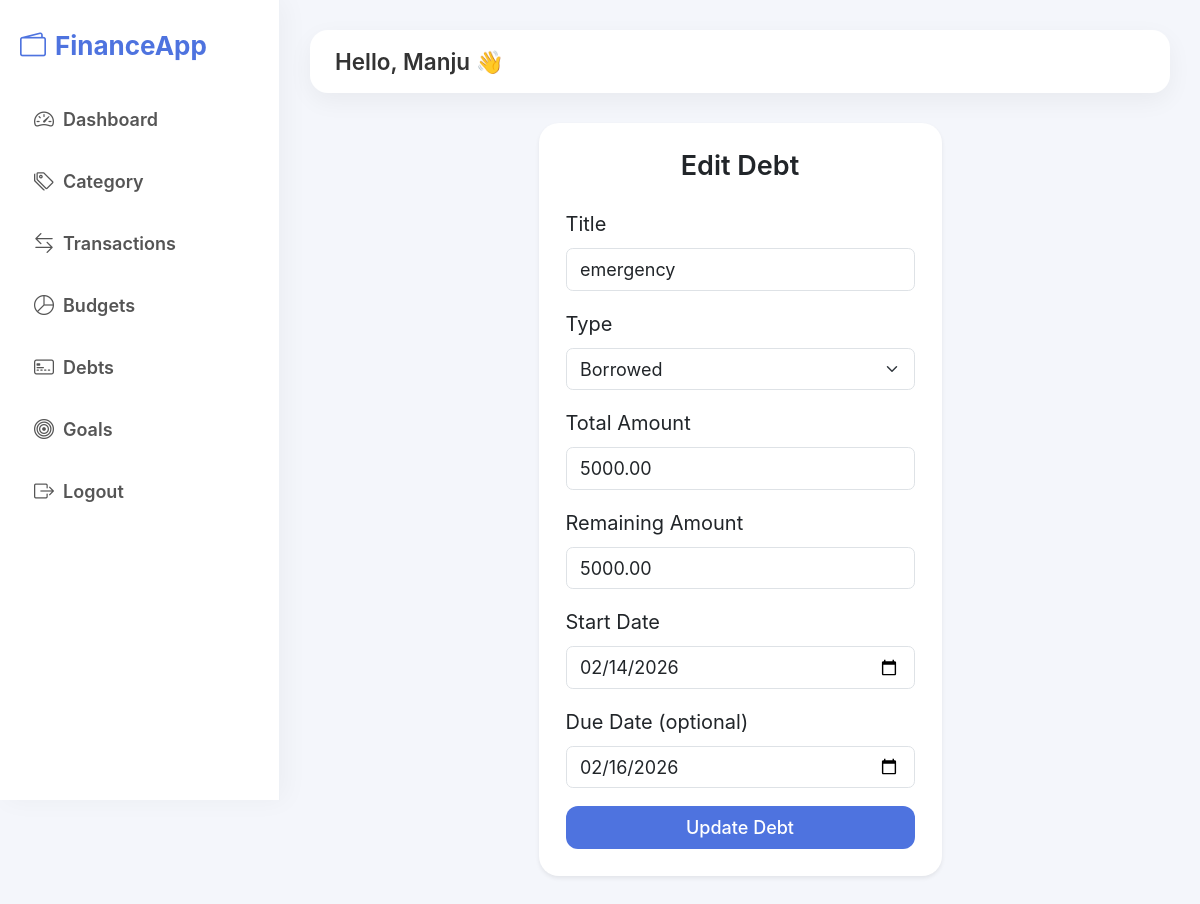
Screenshot of /debts/3/edit/ (signed in) with the database file from the repository.
### fintrack_app/models.py (models this page shows, shortened)
class TimeStampModel(models.Model):
    created_at = models.DateTimeField(auto_now_add=True)
    updated_at = models.DateTimeField(auto_now=True)
    class Meta:
        abstract = True

class Debt(TimeStampModel):
    DEBT_TYPE = (
        ("lent", "Lent"),
        ("borrowed", "Borrowed"),
    )
    user = models.ForeignKey(User, on_delete=models.CASCADE)
    title = models.CharField(max_length=100)
    debt_type = models.CharField(max_length=10, choices=DEBT_TYPE)
    total_amount = models.DecimalField(max_digits=12, decimal_places=2, validators=[MinValueValidator(0.01)])
    remaining_amount = models.DecimalField(max_digits=12, decimal_places=2, validators=[MinValueValidator(0.0)])
    start_date = models.DateField()
    due_date = models.DateField(null=True, blank=True)
    class Meta:
        ordering = ["-start_date"]

### fintrack_app/views.py (the view)
# urls.py: path("debts/<int:pk>/edit/", views.DebtUpdateView.as_view(), name="debt-edit"),
class DebtUpdateView(UserFormMixin, UpdateView):
    model = Debt
    form_class = DebtForm
    template_name = 'fintrack_app/debt/debt_form.html'
    success_url = reverse_lazy('debt-list')

### fintrack_app/forms.py
class DebtForm(forms.ModelForm):
    class Meta:
        model = Debt
        fields = [
            'title',
            'debt_type',
            'total_amount',
            'remaining_amount',
            'start_date',
            'due_date'
        ]
        widgets = {
            'title': forms.TextInput(attrs={'class': 'form-control'}),
            'debt_type': forms.Select(attrs={'class': 'form-select'}),
            'total_amount': forms.NumberInput(attrs={'class': 'form-control'}),
            'remaining_amount': forms.NumberInput(attrs={'class': 'form-control'}),
            'start_date': forms.DateInput(attrs={'class': 'form-control', 'type': 'date'}),
            'due_date': forms.DateInput(attrs={'class': 'form-control', 'type': 'date'}),
        }

### templates/fintrack_app/debt/debt_form.html (shortened to what this page needs)
{% extends "fintrack_app/base.html" %}
{% load static %}
{% block content %}
<div class="container my-4">
    <div class="row justify-content-center">
        <div class="col-lg-6">
            <div class="card p-4 shadow-sm">
                <h4 class="mb-4 text-center">
                    {% if form.instance.pk %}Edit Debt{% else %}Add Debt{% endif %}
                </h4>
                <form method="POST">
                    <div class="mb-3">
                        <label class="form-label">Title</label>
                        {{ form.title }}
                    </div>
                    <div class="mb-3">
                        <label class="form-label">Type</label>
                        {{ form.debt_type }}
                    </div>
                    <div class="mb-3">
                        <label class="form-label">Total Amount</label>
                        {{ form.total_amount }}
                    </div>
                    <div class="mb-3">
                        <label class="form-label">Remaining Amount</label>
                        {{ form.remaining_amount }}
                    </div>
                    <div class="mb-3">
                        <label class="form-label">Start Date</label>
                        {{ form.start_date }}
                    </div>
                    <div class="mb-3">
                        <label class="form-label">Due Date (optional)</label>
                        {{ form.due_date }}
                    </div>
                    <div class="d-grid mt-3">
                        <button type="submit" class="btn btn-primary">
                            {% if form.instance.pk %}Update Debt{% else %}Add Debt{% endif %}
                        </button>
                    </div>
                </form>
            </div>
        </div>
    </div>
</div>
{% endblock %}

### templates/fintrack_app/base.html (shortened to what this page needs)
{% load static %}
<!DOCTYPE html>
<html lang="en">
<head>
    <link href="https://cdn.jsdelivr.net/npm/bootstrap-icons@1.11.3/font/bootstrap-icons.css" rel="stylesheet">
    <link href="{% static 'css/bootstrap.min.css' %}" rel="stylesheet">
    <link href="{% static 'css/style.css' %}" rel="stylesheet">
</head>
<body>
<div class="app-layout">
    <aside class="sidebar">
        <h4 class="logo">
            <i class="bi bi-wallet2 me-2"></i>FinanceApp
        </h4>
        <ul class="nav flex-column mt-4">
            <li class="nav-item">
                <a href="{% url 'dashboard' %}" class="nav-link">
                    <i class="bi bi-speedometer2 me-2"></i> Dashboard
                </a>
            </li>
            <li class="nav-item">
                <a href="{% url 'category-list' %}" class="nav-link">
                    <i class="bi bi-tags me-2"></i> Category
                </a>
            </li>
            <li class="nav-item">
                <a href="{% url 'transaction-list'%}" class="nav-link">
                    <i class="bi bi-arrow-left-right me-2"></i> Transactions
                </a>
            </li>
            <li class="nav-item">
                <a href="{% url 'budget-list' %}" class="nav-link">
                    <i class="bi bi-pie-chart me-2"></i> Budgets
                </a>
            </li>
            <li class="nav-item">
                <a href="{% url 'debt-list' %}" class="nav-link">
                    <i class="bi bi-credit-card-2-front me-2"></i> Debts
                </a>
            </li>
            <li class="nav-item">
                <a href="{% url 'goal-list' %}" class="nav-link">
                    <i class="bi bi-bullseye me-2"></i> Goals
                </a>
            </li>
            <li class="nav-item">
                <a href="{% url 'logout' %}" class="nav-link">
                    <i class="bi bi-box-arrow-right me-2"></i> Logout
                </a>
            </li>
        </ul>
</aside>
    <main class="main-content">
        <div class="topbar">
            <div>
                <h5 class="mb-0">Hello, {{ request.user.username }} 👋</h5>
            </div>
        </div>
        <div class="content-wrapper">
            {% block content %}{% endblock %}
        </div>
    </main>
</div>
</body>
</html>

### static/css/style.css (style rules this page uses)
html { font-size: 18px; }
body { margin: 0; padding: 0; background: #f4f6fb; font-family: 'Inter', sans-serif; color: #333; font-size: 20px; }
a { text-decoration: none; }
h1,h2,h3,h4,h5 { font-weight: 600; }
.app-layout { display: flex; min-height: 100vh; }
.sidebar { width: 280px; background: #ffffff; padding: 30px 20px; box-shadow: 5px 0 25px rgba(0,0,0,0.04); position: fixed; border-right: 1px solid #eef1f6; height: 100vh; }
.sidebar .logo { font-weight: 700; font-size: 26px; color: #4e73df; margin-bottom: 10px; }
.sidebar .nav-link { display: flex; align-items: center; color: #555 !important; padding: 16px 14px; border-radius: 12px; font-weight: 600 !important; font-size: 18px; transition: background 0.2s ease, color 0.2s ease, transform 0.2s ease; }
.sidebar .nav-link i { font-size: 20px; }
.main-content { margin-left: 280px; width: 100%; padding: 30px; }
.topbar { background: white; padding: 18px 25px; border-radius: 18px; box-shadow: 0 8px 25px rgba(0,0,0,0.05); margin-bottom: 30px; font-size: 4.4rem; }
.card { border: none !important; padding:22px ; border-radius: 20px !important; box-shadow: 0 8px 30px rgba(0,0,0,0.05); transition: box-shadow 0.2s ease; }
.btn { border-radius: 12px; font-weight: 500; padding: 8px 18px; transition: background 0.2s ease, box-shadow 0.2s ease; }
.btn-primary { background: #4e73df; border: none; }

### rows the page displays
Debt: title "emergency", debt_type "Borrowed", total_amount "5000.00", remaining_amount "5000.00", start_date "02/14/2026", due_date "02/16/2026"

### other values shown
{{ request.user.username }} "Manju"
